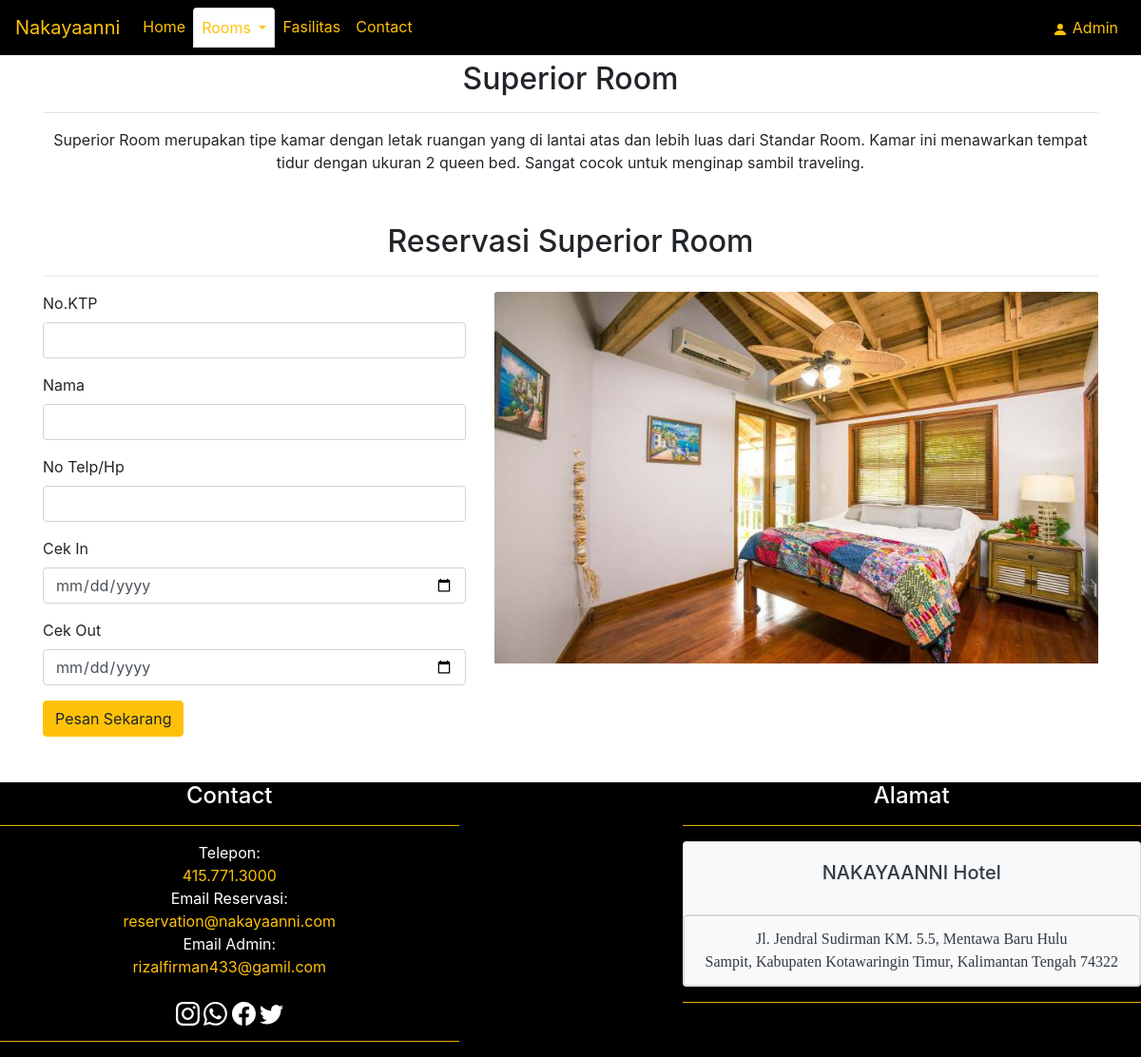
The app's page /room/sprroom.php with its own data.
### tables this page shows
CREATE TABLE `tb_infokamar` (
  `id_infokamar` int(2) NOT NULL,
  `id_room` int(2) NOT NULL,
  `nama_room` varchar(30) NOT NULL,
  `gambar` varchar(100) NOT NULL,
  `keterangan` varchar(500) NOT NULL
);

CREATE TABLE `tb_room` (
  `id_room` int(2) NOT NULL,
  `nama_room` varchar(30) NOT NULL
);

CREATE TABLE `tb_footer` (
  `id_footer` int(2) NOT NULL,
  `telepon` varchar(20) NOT NULL,
  `emailreservasi` varchar(30) NOT NULL,
  `emailadmin` varchar(30) NOT NULL,
  `alamat` varchar(100) NOT NULL,
  `kota` varchar(100) NOT NULL
);

### function.php (called while the page is built, shortened)
<?php
    require("connect.php");
    function room($id)
    {
        global $conn;
        $query = "SELECT r.id_room AS 'idr', r.nama_room AS 'nr', ik.id_infokamar AS 'idik', ik.nama_room AS 'nir', ik.gambar AS 'gambar', ik.keterangan AS 'ket' FROM tb_room AS r INNER JOIN tb_infokamar AS ik ON (r.id_room = ik.id_room) WHERE r.id_room = '$id'";
        $result = mysqli_query($conn, $query);
        $rows = [];
        while ($row = mysqli_fetch_assoc($result)) {
            $rows[] = $row;
        }
        return $rows;
    }
?>

### room/sprroom.php (the view, shortened to what this page needs)
<?php
    require("../connect.php");
    require("../function.php");
    $room3 = room('3');
?>
<!DOCTYPE html>
<html lang="en">
    <head>
        <link rel="stylesheet" href="https://cdn.jsdelivr.net/npm/bootstrap@4.6.1/dist/css/bootstrap.min.css">
        <link rel="stylesheet" href="https://stackpath.bootstrapcdn.com/bootstrap/4.2.1/css/bootstrap.min.css">
    </head>
    <body>
        <nav class="navbar navbar-expand-lg fixed-top" style="background-color: #000000;">
            <a class="navbar-brand text-warning" href="../index.php">Nakayaanni</a>
            <div class="collapse navbar-collapse" id="navbarNavDropdown">
                <ul class="navbar-nav mr-auto mt-2 mt-lg-0">
                    <li class="nav-pills">
                        <a class="nav-link text-warning" href="../index.php">Home<span class="sr-only">(current)</span></a>
                    </li>
                    <li class="nav-tabs dropdown">
                        <a class="nav-link active dropdown-toggle text-warning" href="#" id="navbarDropdownMenuLink" role="button" data-toggle="dropdown" aria-expanded="false">
                        Rooms
                        </a>
                    </li>
                    <li class="nav-pills">
                        <a class="nav-link text-warning" href="../fasilitas.php">Fasilitas</a>
                    </li>
                    <li class="nav-pills">
                        <a class="nav-link text-warning" href="../contact.php">Contact</a>
                    </li>
                </ul>
                <ul class="navbar-nav my-2 my-lg-0">
                    <li class="nav-pills">
                        <a class="nav-link text-warning" href="../admin/daftar/login.php">
                            <svg xmlns="http://www.w3.org/2000/svg" width="16" height="16" fill="currentColor" class="bi bi-person-fill" viewBox="0 0 16 16">
                                <path d="M3 14s-1 0-1-1 1-4 6-4 6 3 6 4-1 1-1 1H3zm5-6a3 3 0 1 0 0-6 3 3 0 0 0 0 6z"/>
                            </svg>
                            Admin
                        </a>
                    </li>
                </ul>
            </div>
        </nav>
        <?php foreach ($room3 as $hasil) { ?>
        <section>
            <div class="jumbotron jumbotron-fluid pb-1 bg-white">
                <div class="container text-center">
                    <div class="row">
                        <div class="col text-center">
                            <h2><?php echo $hasil['nr']; ?></h2>
                            <hr>
                            <p><?php echo $hasil['ket']; ?></p>
                        </div>
                    </div>
                </div>
            </div>
        </section>
        <div class="container">
            <div class="row text-center">
                <div class="col-md stdreser">
                    <h2>Reservasi <?php echo $hasil['nr']; ?></h2>
                    <hr>
                </div>
            </div>
            <div class="row mb-5">
                <div class="col-md-5">
                    <form action="insert.php" method="POST">
                        <div class="form-group">
                            <label for="nik">No.KTP</label>
                            <input type="" class="form-control" id="nik" name="nik" required >
                        </div>
                        <div class="form-group">
                            <label for="nama">Nama</label>
                            <input type="text" class="form-control" id="nama" name="nama" required >
                        </div>
                        <div class="form-group">
                            <label for="no_hp">No Telp/Hp</label>
                            <input type="tel" pattern="^\d{12}$" class="form-control" id="no_hp" name="no_hp" required>
                        </div>
                        <div class="form-group">
                            <label for="cek_in">Cek In</label>
                            <input type="date" class="form-control" id="cek_in" name="cek_in" required>
                        </div>
                        <div class="form-group">
                            <label for="cek_out">Cek Out</label>
                            <input type="date" class="form-control" id="cek_out" name="cek_out" required>
                        </div>
                        <button type="submit" name="submit" class="btn btn-warning">Pesan Sekarang</button>
                    </form>
                </div>
                <div class="col-md-7">
                    <div>
                        <img src="../asset/<?php echo $hasil['gambar']; ?>" class="card-img-top" alt="...">
                    </div>
                </div>
            </div>
        </div>
        <?php } ?>
    </body>
    <footer>
    <?php
        require("../connect.php");
        $sql = "SELECT * FROM tb_footer";
        $hasil = mysqli_query($conn, $sql);
        while($rows = mysqli_fetch_array($hasil)) {
    ?>
        <div class="text-white" style="background-color: #000000;">
            <div class="row mb-8">
                <div class="col-md-5 mr-auto mt-2 mt-lg-0 contactform">
                    <h4 class="text-center">Contact</h4>
                    <hr class="bg-warning">
                    <center>
                        <li style='list-style-type: none;'>Telepon: </li>
                        <li style='list-style-type: none;' class="text-warning"><?php echo $rows["telepon"]; ?></li>
                        <li style='list-style-type: none;'>Email Reservasi: </li>
                        <li style='list-style-type: none;' class="text-warning"><?php echo $rows["emailreservasi"]; ?></li>
                        <li style='list-style-type: none;'>Email Admin:</li>
                        <li style='list-style-type: none;' class="text-warning"><?php echo $rows["emailadmin"]; ?></li>
                        <br>
                        <a href="https://www.instagram.com/rizalfirman_03/" target="_blank" class="text-white">
                        </a>
                        <a href="https://wa.me/6285754730736" target="_blank" class="text-white">
                        </a>
                        <a href="https://www.facebook.com/profile.php?id=100006261495298" target="_blank" class="text-white">
                        </a>
                        <a href="https://twitter.com/yourfullsunday?s=08" target="_blank" class="text-white">
                        </a>
                    </center>
                    <hr class="bg-warning">
                </div>
                <div class="col-md-5 my-2 my-lg-0 contactalamat text-dark">
                    <h4 class="text-center text-white">Alamat</h4>
                    <hr class="bg-warning">
                    <div class="card bg-light mb-3">
                        <div class="card-body">
                            <h5 class="card-title text-center">NAKAYAANNI Hotel</h5>
                        </div>
                        <ul class="list-group text-center">
                            <li class="list-group-item bg-light" style = "font-family:times new roman;">
                                <?php echo $rows["alamat"]; ?><br>
                                <?php echo $rows["kota"]; ?>
                            </li>
                        </ul>
                    </div>
                    <hr class="bg-warning">
                </div>
            </div>
        </div>
    <?php } ?>
    </footer>
</html>

### records on screen
tb_infokamar: id_room.nama_room "Superior Room", keterangan "Superior Room merupakan tipe kamar dengan letak ruangan yang di lantai atas dan lebih luas dari Standar Room. Kamar ini menawarkan tempat tidur dengan ukuran 2 queen bed. Sangat cocok untuk menginap sambil traveling.", gambar (picture)
tb_footer: telepon "415.771.3000", emailreservasi "reservation@nakayaanni.com", emailadmin "rizalfirman433@gamil.com", alamat "Jl. Jendral Sudirman KM. 5.5, Mentawa Baru Hulu", kota "Sampit, Kabupaten Kotawaringin Timur, Kalimantan Tengah 74322"
